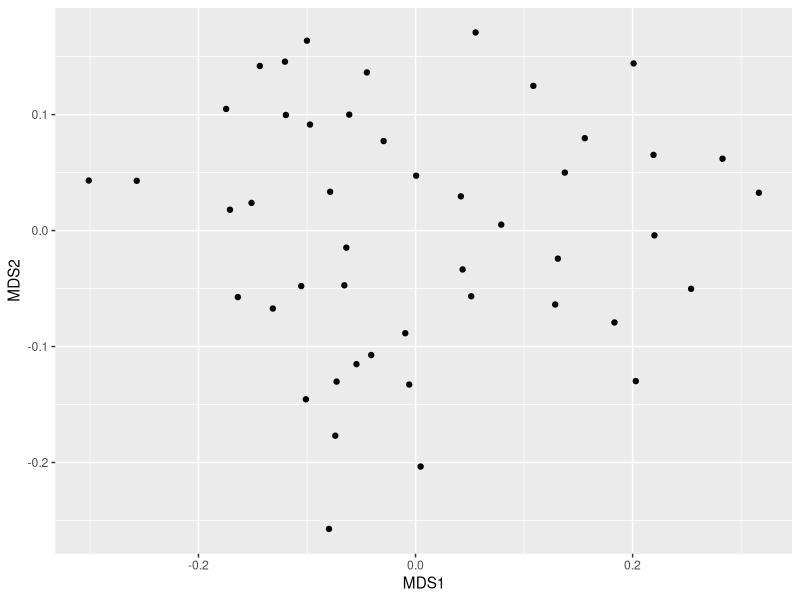

Write R code to recreate this figure. (Note: this script raises an error after producing the figure.)
rm(list=ls())
library(tidyverse)
library(dplyr)
library(vegan)
library(ggplot2)
library(reshape2)
library(GGally)
library(vegan)  
#Guild Data 
General_Guild_Abundance<- read.csv("Cleaned Up Data/General_Guild_Abundance_by_Sample.csv")
Rel_Saprobe_Abundance <- (General_Guild_Abundance$Saprobe_Abundance/General_Guild_Abundance$Total_Abundance)*100
Rel_Endomycorrhizhae_Abundance <- (General_Guild_Abundance$Endomycorrhizhae/General_Guild_Abundance$Total_Abundance) * 100
Rel_Ectomycorrhizhae_Abundance <- (General_Guild_Abundance$Ectomycorrhizhae_Abundance/General_Guild_Abundance$Total_Abundance) * 100
Rel_Plant_Pathogen_Abundance <- (General_Guild_Abundance$Plant_Pathogen_Abundance/General_Guild_Abundance$Total_Abundance)*100
Rel_Other_Abundance <- (General_Guild_Abundance$Other_Abundance/General_Guild_Abundance$Total_Abundance)*100
Relative_Abundance_Guilds <- tibble(Rel_Saprobe_Abundance, Rel_Ectomycorrhizhae_Abundance, Rel_Endomycorrhizhae_Abundance, Rel_Plant_Pathogen_Abundance, Rel_Other_Abundance)
Relative_Abundance_Guilds_by_Sample  <- as.data.frame(Relative_Abundance_Guilds, row.names = Other_Abundance$Sample)
Relative_Abundance_Guilds_by_Sample$Sample <- General_Guild_Abundance$X
colnames(Relative_Abundance_Guilds_by_Sample) <- c("Saprobes", "Ectomycorrhizae", "Endomycorrhizae", "Plant Pathogens", "Other Guilds", "Sample")
Transect <- c(rep("Forest", 6), rep("Forest_Edge_Interior", 6), rep("Forest_Edge_Exterior", 6), rep("Pioneer_Near", 6), rep("Pioneer_Far", 6), rep("Grass_Near", 6), rep("Grass_Far", 5))
Relative_Abundance_Guilds_by_Sample <- as.data.frame(Relative_Abundance_Guilds_by_Sample, row.names = Relative_Abundance_Guilds_by_Sample$Sample)
Relative_Abundance_Guilds_by_Sample$Sample <- NULL


guild <- metaMDS(Relative_Abundance_Guilds_by_Sample, k = 2)
guild_nmds_points <- as.data.frame(guild$points)
ggplot(data = guild_nmds_points) + geom_point(aes(x =MDS1, y =MDS2)) # plot the data 
treat <- c(rep("Forest", 6), rep("Forest_Interior", 6), rep("Forest_Exterior", 6), rep("Pioneer_Near", 6), rep("Pioneer_Far", 6), rep("Grass_Near", 6), rep("UMNR",6), rep("Grass_Far", 5))
guild_nmds_points$Transect <- treat
Sample <- c("A1", "A2", "B1", "B2", "C1", "C2","A1", "A2", "B1", "B2", "C1", "C2","A1", "A2", "B1", "B2", "C1", "C2","A1", "A2", "B1", "B2", "C1", "C2","A1", "A2", "B1", "B2", "C1", "C2","A1", "A2", "B1", "B2", "C1", "C2","A1", "A2", "B1", "B2", "C1", "C2", "A2", "B1", "B2", "C1", "C2")
guild_nmds_points$Sample <- Sample
guild_nmds_points_hull <- guild_nmds_points %>% group_by(Transect) %>% slice(chull(MDS1,MDS2))
a <- ggplot() + geom_point(data = guild_nmds_points, aes(x = MDS1, y = MDS2,)) + geom_text(data = guild_nmds_points, aes(x = MDS1, y = MDS2), label = guild_nmds_points$Sample, col = "black", size = 2, vjust = -2) + geom_polygon(data = guild_nmds_points_hull, aes(x = MDS1, y = MDS2, fill = Transect), alpha = 0.5)
pdf(file = "Outputs/Figures/Guild_NMDS.pdf")
plot(a)
dev.off()

Relative_Abundance_Guilds_by_Sample <- as.data.frame(Relative_Abundance_Guilds_by_Sample[c(1,2,3,4,5,6,7,8,9,10,11,12,13,14,15,16,17,18,19,20,21,22,23,24,25,26,27,28,29,30,31,32,33,34,35,36,43,44,45,46,47),]) #extract only MC data

#create a vector of distances of each sample from forest edge 
Distance_From_Edge <- c(rep(-42,6), rep(-3,6), rep(3,6), rep(19,6), rep(83,6), rep(29,6), rep(187,5))
Relative_Abundance_Guilds_by_Sample$Distance_From_Edge <- Distance_From_Edge
#pairwise plots 
pairwise_rel_guild_distance <- pairs(Relative_Abundance_Guilds_by_Sample)
#reshape data to long format
Rel_General_Abundance_reshaped <- melt(Relative_Abundance_Guilds_by_Sample ,  id.vars = 'Distance_From_Edge', variable.name = 'Guilds', value.name = "Relative_Abundance")
Relative_Guilds_vs_Distance <- ggplot(Rel_General_Abundance_reshaped, aes(Distance_From_Edge, Relative_Abundance, color = Guilds)) + geom_point() + geom_smooth(method =glm)
plot(Rel_General_Abundance_reshaped$Guilds ~ Rel_General_Abundance_reshaped$Relative_Abundance)

pdf(file = "Outputs/Figures/Realtive_Guilds_vs_Distance.pdf")
par()
plot(Relative_Guilds_vs_Distance)
dev.off()

#Look at guilds against each other 
Relative_Abundance_Guilds_by_Sample$Distance_From_Edge <- NULL
pairs(Relative_Abundance_Guilds_by_Sample, panel = panel.lm,
    cex = 1.5, pch = 19, col = adjustcolor(4, .4), cex.labels = 2, 
    font.labels = 2, lower.panel = panel.cor)
ggpairs(Relative_Abundance_Guilds_by_Sample, lower = list(continuous = "smooth"))

pdf(file = "Outputs/Figures/Pairwise_Guilds.pdf")
par(c(1,2))
pairs(Relative_Abundance_Guilds_by_Sample)
ggpairs(Relative_Abundance_Guilds_by_Sample)
dev.off()

Guild_vs_Distance <- glm(Relative_Abundance_Guilds_by_Sample ~ Distance_From_Edge + Relative_Abundance_Guilds_by_Sample*Distance_From_Edge)
